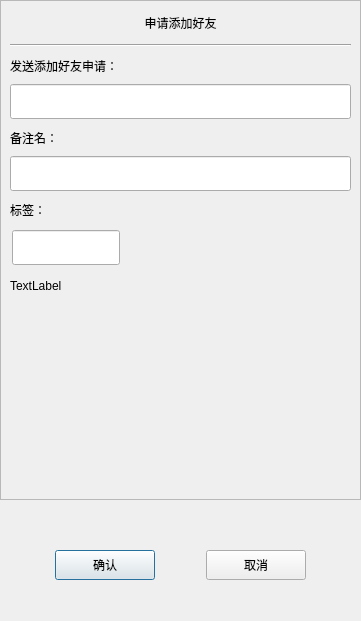
<?xml version="1.0" encoding="UTF-8"?>
<ui version="4.0">
 <class>ApplyFriend</class>
 <widget class="QDialog" name="ApplyFriend">
  <property name="geometry">
   <rect>
    <x>0</x>
    <y>0</y>
    <width>361</width>
    <height>621</height>
   </rect>
  </property>
  <property name="minimumSize">
   <size>
    <width>361</width>
    <height>621</height>
   </size>
  </property>
  <property name="maximumSize">
   <size>
    <width>361</width>
    <height>621</height>
   </size>
  </property>
  <property name="windowTitle">
   <string>Dialog</string>
  </property>
  <layout class="QVBoxLayout" name="verticalLayout">
   <property name="spacing">
    <number>0</number>
   </property>
   <property name="leftMargin">
    <number>0</number>
   </property>
   <property name="topMargin">
    <number>0</number>
   </property>
   <property name="rightMargin">
    <number>0</number>
   </property>
   <property name="bottomMargin">
    <number>0</number>
   </property>
   <item>
    <widget class="QScrollArea" name="scrollArea">
     <property name="minimumSize">
      <size>
       <width>0</width>
       <height>500</height>
      </size>
     </property>
     <property name="widgetResizable">
      <bool>true</bool>
     </property>
     <widget class="QWidget" name="scrollcontent">
      <property name="geometry">
       <rect>
        <x>0</x>
        <y>0</y>
        <width>359</width>
        <height>498</height>
       </rect>
      </property>
      <layout class="QVBoxLayout" name="verticalLayout_2">
       <property name="spacing">
        <number>0</number>
       </property>
       <property name="leftMargin">
        <number>0</number>
       </property>
       <property name="topMargin">
        <number>9</number>
       </property>
       <property name="rightMargin">
        <number>0</number>
       </property>
       <item>
        <widget class="QLabel" name="apply_lb">
         <property name="minimumSize">
          <size>
           <width>0</width>
           <height>25</height>
          </size>
         </property>
         <property name="maximumSize">
          <size>
           <width>16777215</width>
           <height>25</height>
          </size>
         </property>
         <property name="text">
          <string>申请添加好友</string>
         </property>
         <property name="alignment">
          <set>Qt::AlignmentFlag::AlignCenter</set>
         </property>
        </widget>
       </item>
       <item>
        <widget class="QWidget" name="apply_wid" native="true">
         <layout class="QVBoxLayout" name="verticalLayout_3">
          <item>
           <widget class="Line" name="line">
            <property name="orientation">
             <enum>Qt::Orientation::Horizontal</enum>
            </property>
           </widget>
          </item>
          <item>
           <widget class="QLabel" name="label">
            <property name="minimumSize">
             <size>
              <width>0</width>
              <height>25</height>
             </size>
            </property>
            <property name="maximumSize">
             <size>
              <width>16777215</width>
              <height>25</height>
             </size>
            </property>
            <property name="text">
             <string>发送添加好友申请：</string>
            </property>
           </widget>
          </item>
          <item>
           <widget class="CustomizeEdit" name="name_ed">
            <property name="minimumSize">
             <size>
              <width>0</width>
              <height>35</height>
             </size>
            </property>
            <property name="maximumSize">
             <size>
              <width>16777215</width>
              <height>35</height>
             </size>
            </property>
           </widget>
          </item>
          <item>
           <widget class="QLabel" name="label_3">
            <property name="minimumSize">
             <size>
              <width>0</width>
              <height>25</height>
             </size>
            </property>
            <property name="maximumSize">
             <size>
              <width>16777215</width>
              <height>25</height>
             </size>
            </property>
            <property name="text">
             <string>备注名：</string>
            </property>
           </widget>
          </item>
          <item>
           <widget class="CustomizeEdit" name="back_ed">
            <property name="minimumSize">
             <size>
              <width>0</width>
              <height>35</height>
             </size>
            </property>
            <property name="maximumSize">
             <size>
              <width>16777215</width>
              <height>35</height>
             </size>
            </property>
           </widget>
          </item>
          <item>
           <widget class="QLabel" name="label_2">
            <property name="minimumSize">
             <size>
              <width>0</width>
              <height>25</height>
             </size>
            </property>
            <property name="maximumSize">
             <size>
              <width>16777215</width>
              <height>25</height>
             </size>
            </property>
            <property name="text">
             <string>标签：</string>
            </property>
           </widget>
          </item>
          <item>
           <widget class="QWidget" name="lb_group_wid" native="true">
            <property name="minimumSize">
             <size>
              <width>0</width>
              <height>50</height>
             </size>
            </property>
            <layout class="QVBoxLayout" name="verticalLayout_4">
             <property name="spacing">
              <number>0</number>
             </property>
             <property name="leftMargin">
              <number>0</number>
             </property>
             <property name="topMargin">
              <number>0</number>
             </property>
             <property name="rightMargin">
              <number>0</number>
             </property>
             <property name="bottomMargin">
              <number>0</number>
             </property>
             <item>
              <widget class="QWidget" name="gridWidget" native="true">
               <property name="minimumSize">
                <size>
                 <width>0</width>
                 <height>40</height>
                </size>
               </property>
               <property name="maximumSize">
                <size>
                 <width>16777215</width>
                 <height>40</height>
                </size>
               </property>
               <widget class="CustomizeEdit" name="lb_ed">
                <property name="geometry">
                 <rect>
                  <x>2</x>
                  <y>2</y>
                  <width>108</width>
                  <height>35</height>
                 </rect>
                </property>
                <property name="maximumSize">
                 <size>
                  <width>16777215</width>
                  <height>35</height>
                 </size>
                </property>
               </widget>
              </widget>
             </item>
             <item>
              <widget class="QWidget" name="input_tip_wid" native="true">
               <property name="minimumSize">
                <size>
                 <width>0</width>
                 <height>35</height>
                </size>
               </property>
               <property name="maximumSize">
                <size>
                 <width>16777215</width>
                 <height>35</height>
                </size>
               </property>
               <layout class="QVBoxLayout" name="verticalLayout_5">
                <property name="spacing">
                 <number>0</number>
                </property>
                <property name="leftMargin">
                 <number>0</number>
                </property>
                <property name="topMargin">
                 <number>0</number>
                </property>
                <property name="rightMargin">
                 <number>0</number>
                </property>
                <property name="bottomMargin">
                 <number>0</number>
                </property>
                <item>
                 <widget class="ClickedOnceLabel" name="tip_lb">
                  <property name="text">
                   <string>TextLabel</string>
                  </property>
                 </widget>
                </item>
               </layout>
              </widget>
             </item>
            </layout>
           </widget>
          </item>
          <item>
           <widget class="QWidget" name="widget" native="true">
            <property name="minimumSize">
             <size>
              <width>0</width>
              <height>60</height>
             </size>
            </property>
            <layout class="QHBoxLayout" name="horizontalLayout_2">
             <property name="leftMargin">
              <number>0</number>
             </property>
             <property name="topMargin">
              <number>0</number>
             </property>
             <property name="rightMargin">
              <number>0</number>
             </property>
             <property name="bottomMargin">
              <number>7</number>
             </property>
             <item>
              <widget class="QWidget" name="lb_list" native="true">
               <property name="minimumSize">
                <size>
                 <width>287</width>
                 <height>0</height>
                </size>
               </property>
               <property name="maximumSize">
                <size>
                 <width>287</width>
                 <height>16777215</height>
                </size>
               </property>
              </widget>
             </item>
             <item>
              <widget class="QWidget" name="more_lb_wid" native="true">
               <property name="minimumSize">
                <size>
                 <width>30</width>
                 <height>0</height>
                </size>
               </property>
               <property name="maximumSize">
                <size>
                 <width>30</width>
                 <height>16777215</height>
                </size>
               </property>
               <layout class="QVBoxLayout" name="verticalLayout_6">
                <item>
                 <spacer name="verticalSpacer_3">
                  <property name="orientation">
                   <enum>Qt::Orientation::Vertical</enum>
                  </property>
                  <property name="sizeHint" stdset="0">
                   <size>
                    <width>20</width>
                    <height>40</height>
                   </size>
                  </property>
                 </spacer>
                </item>
                <item>
                 <widget class="ClickedOnceLabel" name="more_lb">
                  <property name="minimumSize">
                   <size>
                    <width>25</width>
                    <height>25</height>
                   </size>
                  </property>
                  <property name="maximumSize">
                   <size>
                    <width>25</width>
                    <height>25</height>
                   </size>
                  </property>
                  <property name="text">
                   <string/>
                  </property>
                 </widget>
                </item>
                <item>
                 <spacer name="verticalSpacer_4">
                  <property name="orientation">
                   <enum>Qt::Orientation::Vertical</enum>
                  </property>
                  <property name="sizeHint" stdset="0">
                   <size>
                    <width>20</width>
                    <height>40</height>
                   </size>
                  </property>
                 </spacer>
                </item>
               </layout>
              </widget>
             </item>
            </layout>
           </widget>
          </item>
         </layout>
        </widget>
       </item>
      </layout>
     </widget>
    </widget>
   </item>
   <item>
    <spacer name="verticalSpacer_2">
     <property name="orientation">
      <enum>Qt::Orientation::Vertical</enum>
     </property>
     <property name="sizeType">
      <enum>QSizePolicy::Policy::Fixed</enum>
     </property>
     <property name="sizeHint" stdset="0">
      <size>
       <width>20</width>
       <height>40</height>
      </size>
     </property>
    </spacer>
   </item>
   <item>
    <widget class="QWidget" name="apply_sure_wid" native="true">
     <property name="minimumSize">
      <size>
       <width>0</width>
       <height>50</height>
      </size>
     </property>
     <layout class="QHBoxLayout" name="horizontalLayout">
      <item>
       <spacer name="horizontalSpacer">
        <property name="orientation">
         <enum>Qt::Orientation::Horizontal</enum>
        </property>
        <property name="sizeHint" stdset="0">
         <size>
          <width>40</width>
          <height>20</height>
         </size>
        </property>
       </spacer>
      </item>
      <item>
       <widget class="ClickedBtn" name="sure_btn">
        <property name="minimumSize">
         <size>
          <width>100</width>
          <height>30</height>
         </size>
        </property>
        <property name="text">
         <string>确认</string>
        </property>
       </widget>
      </item>
      <item>
       <spacer name="horizontalSpacer_2">
        <property name="orientation">
         <enum>Qt::Orientation::Horizontal</enum>
        </property>
        <property name="sizeHint" stdset="0">
         <size>
          <width>40</width>
          <height>20</height>
         </size>
        </property>
       </spacer>
      </item>
      <item>
       <widget class="ClickedBtn" name="cancel_btn">
        <property name="minimumSize">
         <size>
          <width>100</width>
          <height>30</height>
         </size>
        </property>
        <property name="text">
         <string>取消</string>
        </property>
       </widget>
      </item>
      <item>
       <spacer name="horizontalSpacer_3">
        <property name="orientation">
         <enum>Qt::Orientation::Horizontal</enum>
        </property>
        <property name="sizeHint" stdset="0">
         <size>
          <width>40</width>
          <height>20</height>
         </size>
        </property>
       </spacer>
      </item>
     </layout>
    </widget>
   </item>
   <item>
    <spacer name="verticalSpacer">
     <property name="orientation">
      <enum>Qt::Orientation::Vertical</enum>
     </property>
     <property name="sizeHint" stdset="0">
      <size>
       <width>20</width>
       <height>40</height>
      </size>
     </property>
    </spacer>
   </item>
  </layout>
 </widget>
 <customwidgets>
  <customwidget>
   <class>ClickedBtn</class>
   <extends>QPushButton</extends>
   <header location="global">clickedbtn.h</header>
  </customwidget>
  <customwidget>
   <class>CustomizeEdit</class>
   <extends>QLineEdit</extends>
   <header location="global">customizeedit.h</header>
  </customwidget>
  <customwidget>
   <class>ClickedOnceLabel</class>
   <extends>QLabel</extends>
   <header location="global">clickedoncelabel.h</header>
  </customwidget>
 </customwidgets>
 <resources/>
 <connections/>
</ui>
